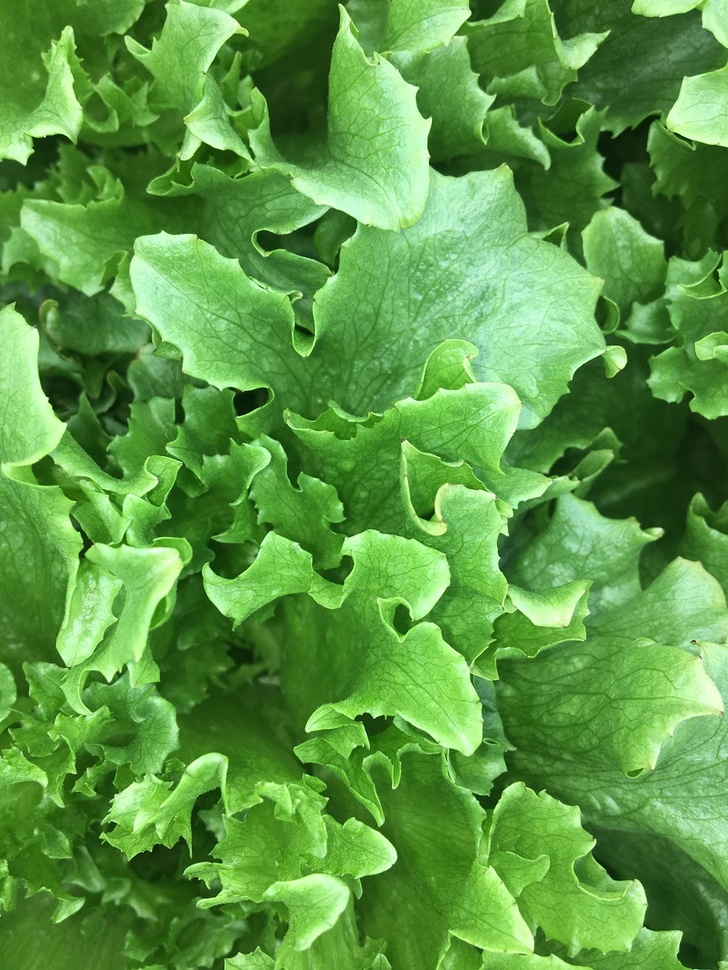
#> input picture dataset_new/valid/images_2/19days (1).jpg, 728 x 970 px, shrunk from 908 x 1210 before the run; its folder holds only this picture in this run
$ python image_div.py
#> lines starting #> are read from the running program, lines starting #| are printed output that depends on the picture
from pathlib import Path
import cv2
import glob
import os
import numpy as np
from PIL import Image
from natsort import natsorted

def test1():
    img_paths = glob.glob("./dataset_new/valid/images_2/*.jpg")
    for img_path in img_paths:
        img = cv2.imread(img_path)
#> img is the input picture: shape (970, 728, 3); mean B, G, R 68.3, 152.7, 92
        rows = 2  # 行数
        cols = 2  # 列数

        chunks = []
        for row_img in np.array_split(img, rows, axis=0):
            for chunk in np.array_split(row_img, cols, axis=1):
                chunks.append(chunk)
#> this loop made 2 passes
#> after the loop, chunks = 4 items

        output_dir = Path("./dataset_new/valid/images")
        output_dir.mkdir(exist_ok=True)
        file_name = os.path.splitext(os.path.basename(img_path))[0]
        for i, chunk in enumerate(chunks):
            save_path = output_dir / f"{file_name}{i:02d}.jpg"
            cv2.imwrite(str(save_path), chunk)
#> this loop made 4 passes
#> pass 1, in test1, `cv2.imwrite(str(save_path), chunk)`:
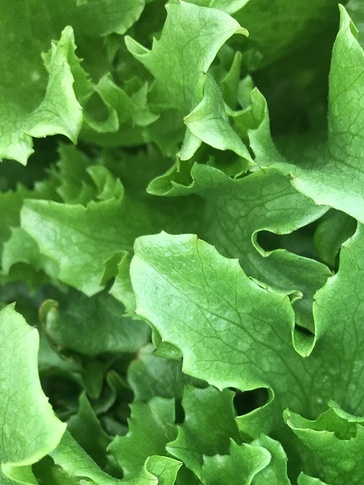
#> saved as 19days (1)00.jpg: shape (485, 364, 3); mean B, G, R 65.8, 147.7, 88
#> pass 2, in test1, `cv2.imwrite(str(save_path), chunk)`:
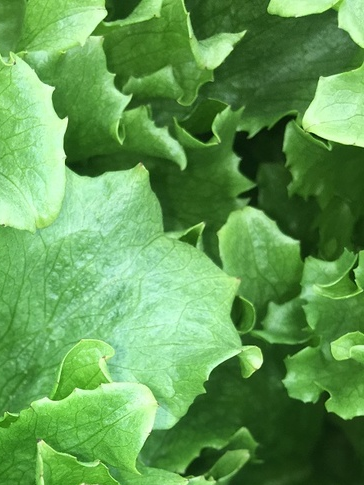
#> saved as 19days (1)01.jpg: shape (485, 364, 3); mean B, G, R 82.6, 154.7, 96.8

def test2():
    # 所定のフォルダ内にある jpg ファイルを連続で読み込んでリスト化する
    files = glob.glob("./images2" + "/*.jpg")

    # 空のリストを準備
    d = []

    # natsortedで自然順（ファイル番号の小さい順）に1個づつ読み込む
    for i in natsorted(files):
        img = Image.open(i)  # img は'JpegImageFile' object
        img = np.asarray(img)  # np.asarrayで img を ndarray に変換
        d.append(img)  # d にappend で img を追加

    # 画像の高さ方向と幅方向を結合
    img_x = np.vstack((np.hstack(d[0:2]),
                       np.hstack(d[2:4]),
                       ))

    # 色をBGR から RGB に変更
    img_x = cv2.cvtColor(img_x, cv2.COLOR_BGR2RGB)
    # cv2.imshow('img_after', img_x)
    cv2.imwrite('./test_image/result.jpg', img_x)

    cv2.waitKey(0)
    cv2.destroyAllWindows()


test1()

$ run again, on dataset_new/valid/images_2/19days (3).jpg
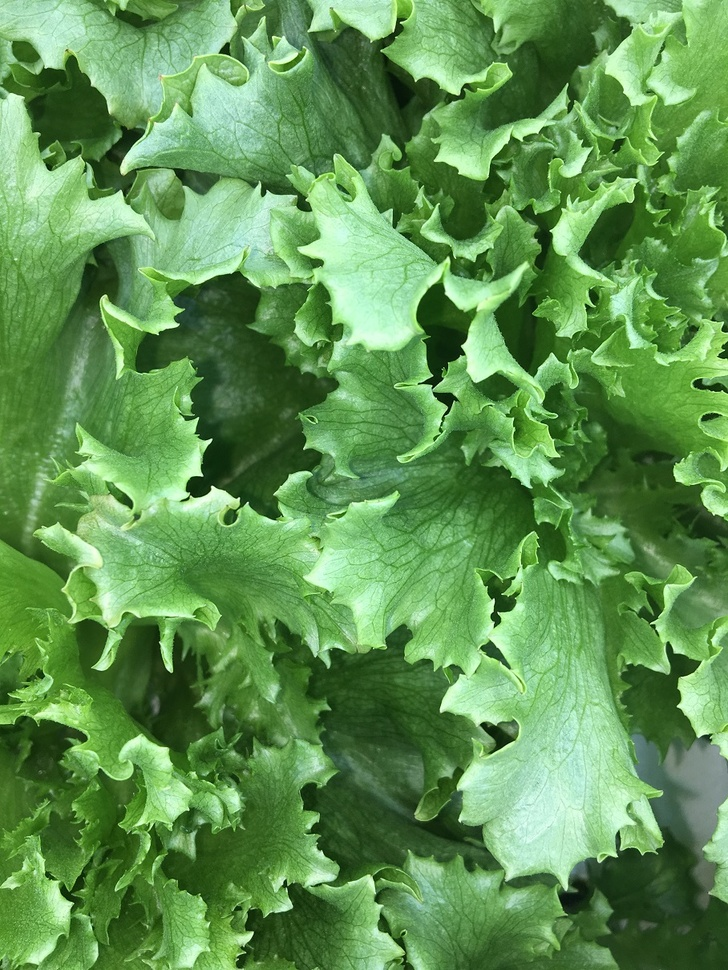
#> input picture dataset_new/valid/images_2/19days (3).jpg, 728 x 970 px, shrunk from 908 x 1210 before the run
#> in test1, img is the input picture: shape (970, 728, 3); mean B, G, R 82.3, 147.7, 95.8
#> the loop in test1, `for row_img in np.array_split(img, rows, axis=0):` made 2 passes
#> after the loop in test1, `for row_img in np.array_split(img, rows, axis=0):`: chunks = 4 items
#> the loop in test1, `for i, chunk in enumerate(chunks):` made 4 passes
#> pass 1, in test1, `cv2.imwrite(str(save_path), chunk)`:
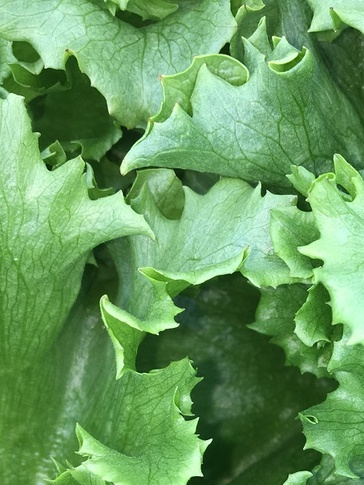
#> saved as 19days (3)00.jpg: shape (485, 364, 3); mean B, G, R 96.1, 155.5, 104.5
#> pass 2, in test1, `cv2.imwrite(str(save_path), chunk)`:
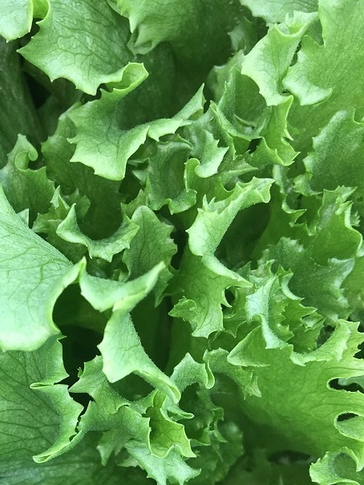
#> saved as 19days (3)01.jpg: shape (485, 364, 3); mean B, G, R 76.7, 149.2, 93.7

$ run again, on dataset_new/valid/images_2/19days (4).jpg
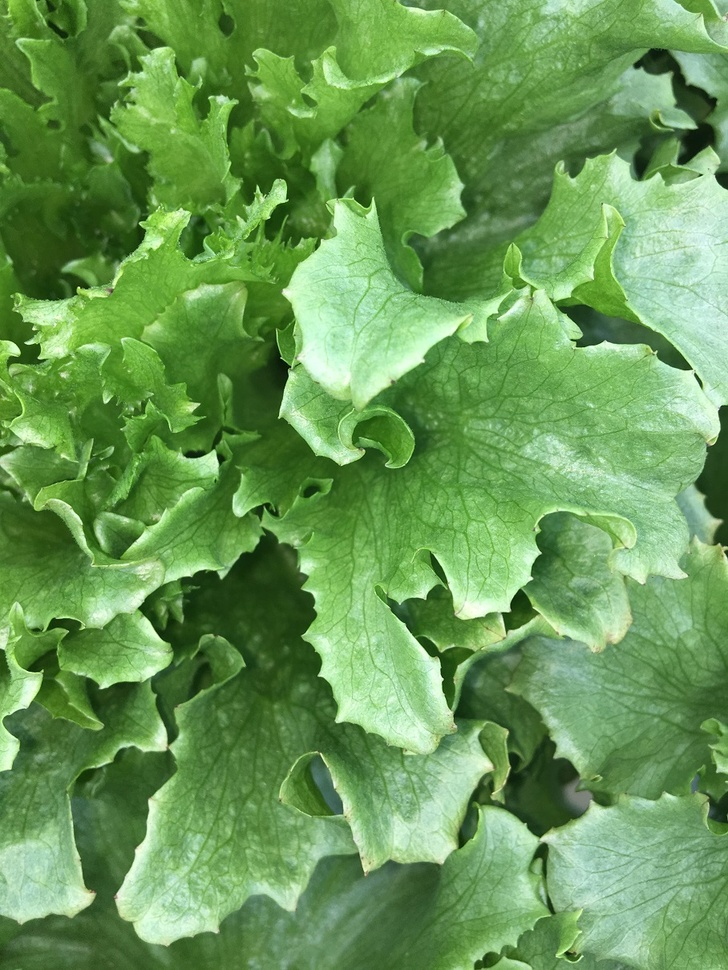
#> input picture dataset_new/valid/images_2/19days (4).jpg, 728 x 970 px, shrunk from 908 x 1210 before the run
#> in test1, img is the input picture: shape (970, 728, 3); mean B, G, R 86.2, 153.5, 105.1
#> the loop in test1, `for row_img in np.array_split(img, rows, axis=0):` made 2 passes
#> after the loop in test1, `for row_img in np.array_split(img, rows, axis=0):`: chunks = 4 items
#> the loop in test1, `for i, chunk in enumerate(chunks):` made 4 passes
#> pass 1, in test1, `cv2.imwrite(str(save_path), chunk)`:
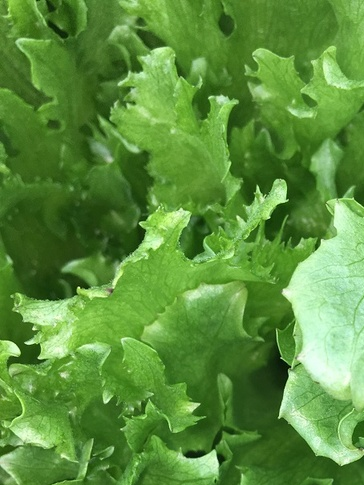
#> saved as 19days (4)00.jpg: shape (485, 364, 3); mean B, G, R 60.4, 143.4, 91.4
#> pass 2, in test1, `cv2.imwrite(str(save_path), chunk)`:
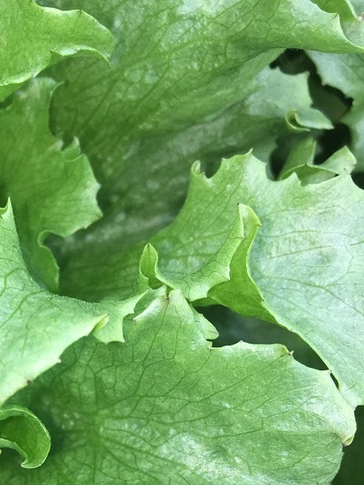
#> saved as 19days (4)01.jpg: shape (485, 364, 3); mean B, G, R 99.5, 166.2, 115.5

$ run again, on dataset_new/valid/images_2/19days (5).jpg
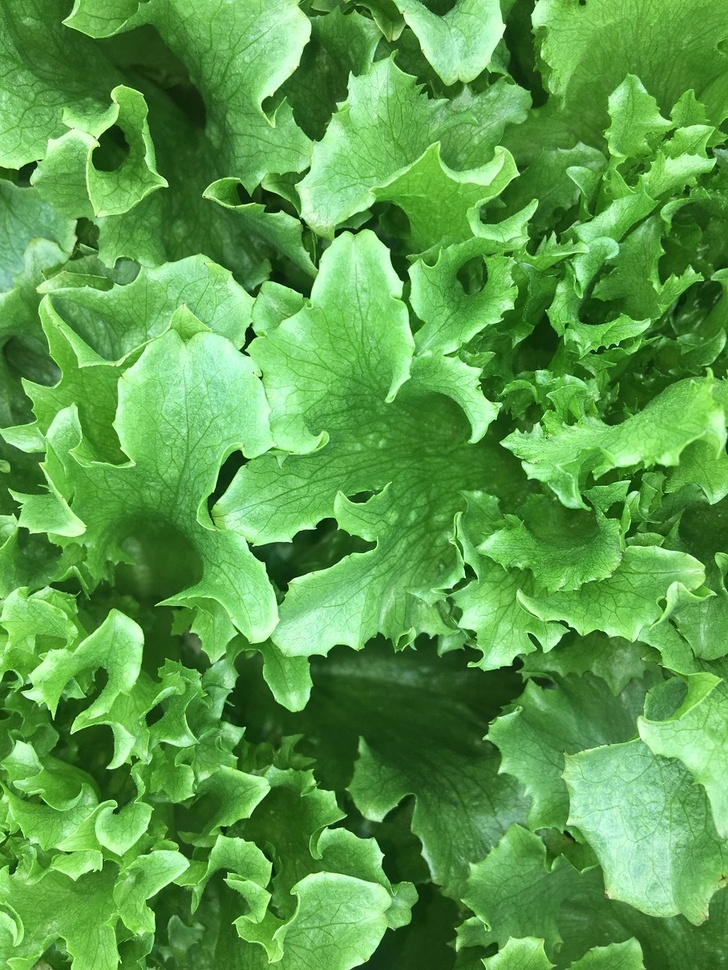
#> input picture dataset_new/valid/images_2/19days (5).jpg, 728 x 970 px, shrunk from 908 x 1210 before the run
#> in test1, img is the input picture: shape (970, 728, 3); mean B, G, R 73.9, 157.2, 91.6
#> the loop in test1, `for row_img in np.array_split(img, rows, axis=0):` made 2 passes
#> after the loop in test1, `for row_img in np.array_split(img, rows, axis=0):`: chunks = 4 items
#> the loop in test1, `for i, chunk in enumerate(chunks):` made 4 passes
#> pass 1, in test1, `cv2.imwrite(str(save_path), chunk)`:
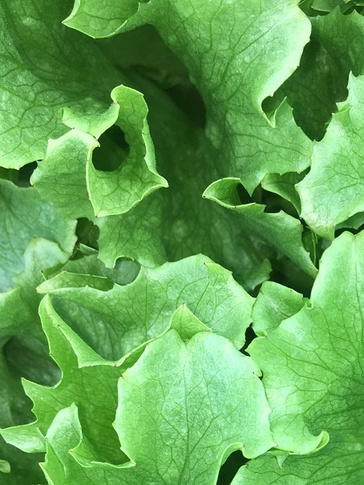
#> saved as 19days (5)00.jpg: shape (485, 364, 3); mean B, G, R 86.8, 167.4, 101.2
#> pass 2, in test1, `cv2.imwrite(str(save_path), chunk)`:
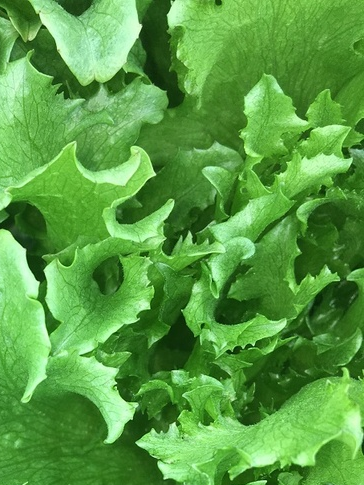
#> saved as 19days (5)01.jpg: shape (485, 364, 3); mean B, G, R 66.9, 157.7, 88.7

$ run again, on dataset_new/valid/images_2/19days (10).jpg
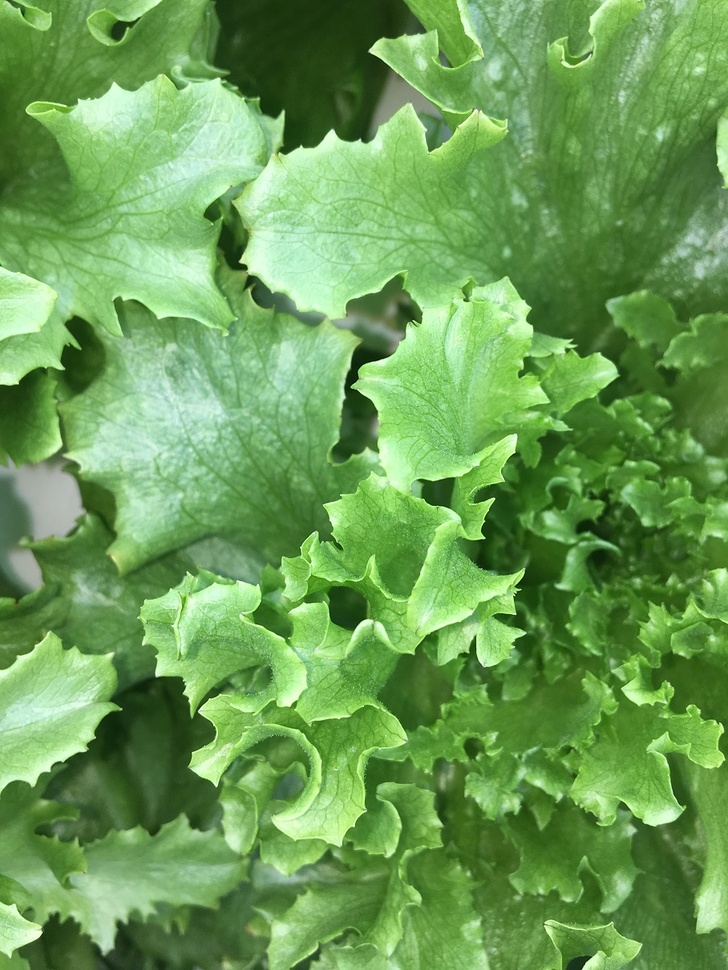
#> input picture dataset_new/valid/images_2/19days (10).jpg, 728 x 970 px, shrunk from 908 x 1210 before the run
#> in test1, img is the input picture: shape (970, 728, 3); mean B, G, R 85.3, 157.4, 106.9
#> the loop in test1, `for row_img in np.array_split(img, rows, axis=0):` made 2 passes
#> after the loop in test1, `for row_img in np.array_split(img, rows, axis=0):`: chunks = 4 items
#> the loop in test1, `for i, chunk in enumerate(chunks):` made 4 passes
#> pass 1, in test1, `cv2.imwrite(str(save_path), chunk)`:
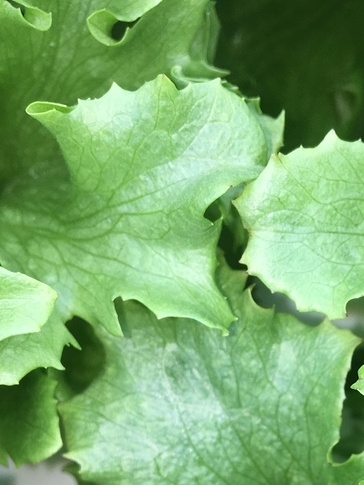
#> saved as 19days (10)00.jpg: shape (485, 364, 3); mean B, G, R 109.2, 171.8, 121.9
#> pass 2, in test1, `cv2.imwrite(str(save_path), chunk)`:
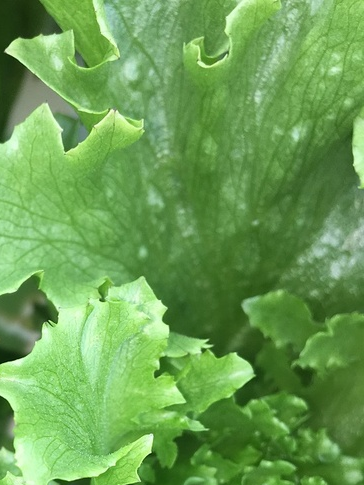
#> saved as 19days (10)01.jpg: shape (485, 364, 3); mean B, G, R 83.6, 159.7, 106.8
